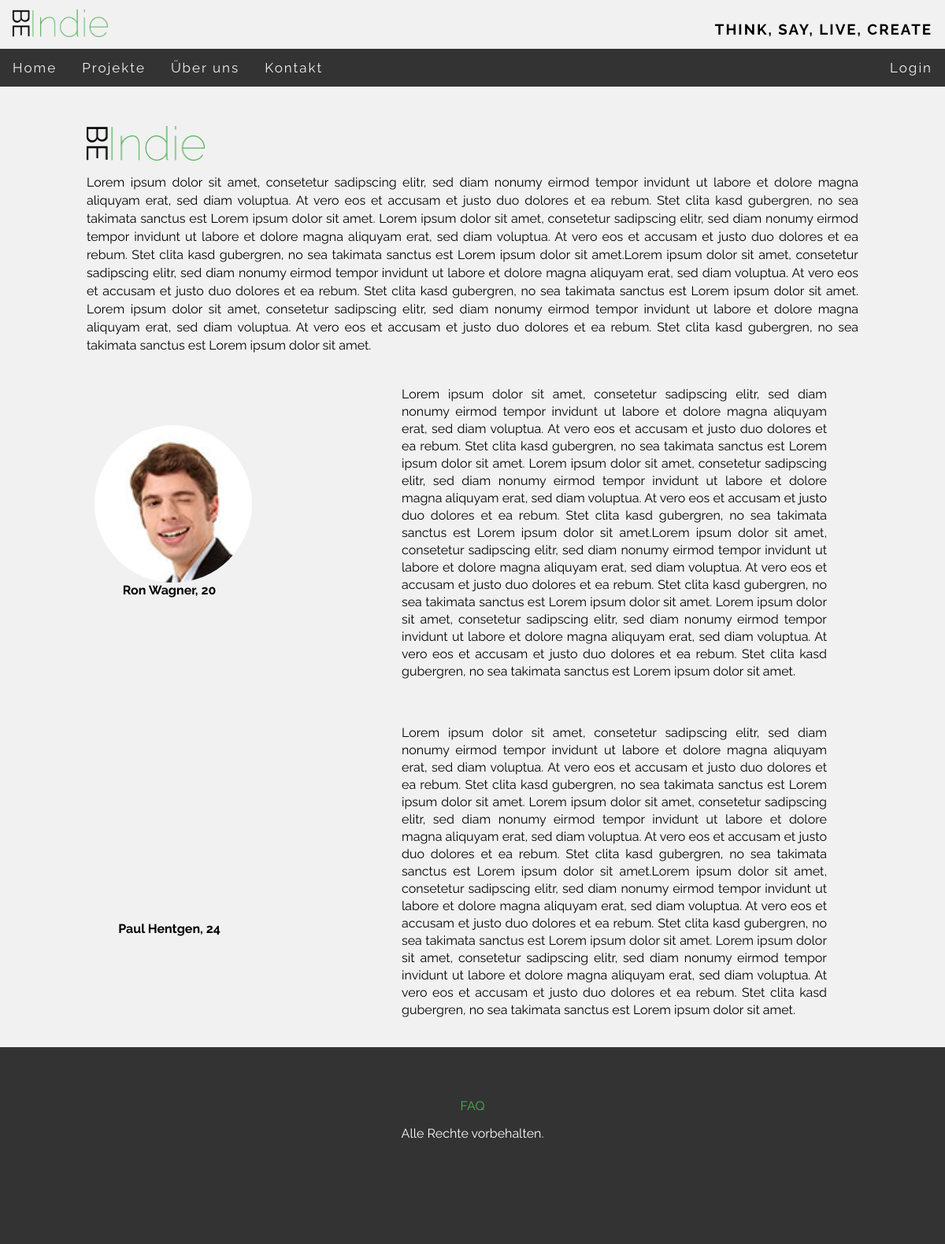
The page /BeIndie/index.php?page=about on the database its author committed.
### tables this page shows
CREATE TABLE `employee` (
  `e_ID` int(11) NOT NULL,
  `e_firstname` varchar(30) NOT NULL,
  `e_lastname` varchar(30) NOT NULL,
  `e_birthdate` varchar(20) NOT NULL,
  `e_image` varchar(50) DEFAULT NULL
);

### BeIndie/includes/pages/about/about.php (the view, shortened to what this page needs)
<div id="wrap_about">
        <div id="beindie">
            <img src="images/logo.png" alt="logo" width="150"/>
            <br/>
            <p id="beindie_txt">
            </p>
        </div>
        <?php
        include ("includes/functions/swConnect.php");
        $current_day = date("d");
        $current_month = date("m");
        $current_year = date("Y");
        $query1 = "select * from employee";
        $result1 = mysqli_query($conn, $query1);
        while ($row = mysqli_fetch_array($result1)) {
            ?>
            <div class="about_e">
                <div class="e_img" style="background-image: url(<?=$row["e_image"]?>)"></div>
                <div class="e_info">
                        <p><b><?= $row["e_firstname"] . " " . $row["e_lastname"]; ?>,
                        <?php
                        $date_parts = explode(".", $row["e_birthdate"]);
                        if ($current_month <= $date_parts[1]) {
                            echo ($current_year - $date_parts[2]) - 1;
                        } else if ($date_parts[1] == $current_month && $current_day >= $date_parts[0]) {
                            echo ($current_year - $date_parts[2]);
                        } else if ($current_month > $date_parts[1]) {
                            echo ($current_year - $date_parts[2]);
                        } ?>
                        </b></p>
                </div>
            </div>
            <div class="e_text">
                <p><?php include ("texts/e_texts/" . $row["e_ID"] . ".txt"); ?></p>
            </div>
            <?php
        }
        ?>
</div>

### BeIndie/css/style.css (style rules this page uses)
* { margin: 0; }
body { background-color: #f1f1f1; }
body,h2,h3,h4,h5,h6,h7 { font-family: 'Raleway', sans-serif; }

### BeIndie/includes/pages/about/css/about.css (style rules this page uses)
#wrap_about { margin: 0 auto; width: 980px; padding: 30px 0; }
.about_e { width: 380px; margin: 20px 10px 50px 10px; float: left; height: 330px; }
.e_info { width: 190px; text-align: center; }
.e_info p { line-height: 20px; }
.e_img { margin-top: 50px; background-size: 100%; border-radius: 50%; width: 200px; height: 200px; float: left; }
.e_text { text-align: justify; height: 330px; width: 540px; float: left; margin: 20px 0 80px 0; float: left; line-height: 22px; }
#beindie { margin: 20px 0; line-height: 23px; text-align: justify; }
#beindie_txt { margin: 10px 0; }

### rows shown on the page
employee: e_image (picture), e_firstname "Ron", e_lastname "Wagner", ($current_year-$date_parts[2])-1 "20", value "Lorem ipsum dolor sit amet, consetetur sadipscing elitr, sed diam nonumy eirmod tempor invidunt ut labore et dolore magna aliquyam erat, sed diam voluptua. At vero eos et accusam et justo duo dolores et ea rebum. Stet clita kasd gubergren, no sea takimata sanctus est Lorem ipsum dolor sit amet. Lorem ipsum dolor sit amet, consetetur sadipscing elitr, sed diam nonumy eirmod tempor invidunt ut labore et dolore magna aliquyam erat, sed diam voluptua. At vero eos et accusam et justo duo dolores et ea rebum. Stet clita kasd gubergren, no sea takimata sanctus est Lorem ipsum dolor sit amet.Lorem ipsum dolor sit amet, consetetur sadipscing elitr, sed diam nonumy eirmod tempor invidunt ut labore et…"
employee: e_firstname "Paul", e_lastname "Hentgen", ($current_year-$date_parts[2])-1 "24", value "Lorem ipsum dolor sit amet, consetetur sadipscing elitr, sed diam nonumy eirmod tempor invidunt ut labore et dolore magna aliquyam erat, sed diam voluptua. At vero eos et accusam et justo duo dolores et ea rebum. Stet clita kasd gubergren, no sea takimata sanctus est Lorem ipsum dolor sit amet. Lorem ipsum dolor sit amet, consetetur sadipscing elitr, sed diam nonumy eirmod tempor invidunt ut labore et dolore magna aliquyam erat, sed diam voluptua. At vero eos et accusam et justo duo dolores et ea rebum. Stet clita kasd gubergren, no sea takimata sanctus est Lorem ipsum dolor sit amet.Lorem ipsum dolor sit amet, consetetur sadipscing elitr, sed diam nonumy eirmod tempor invidunt ut labore et…"
